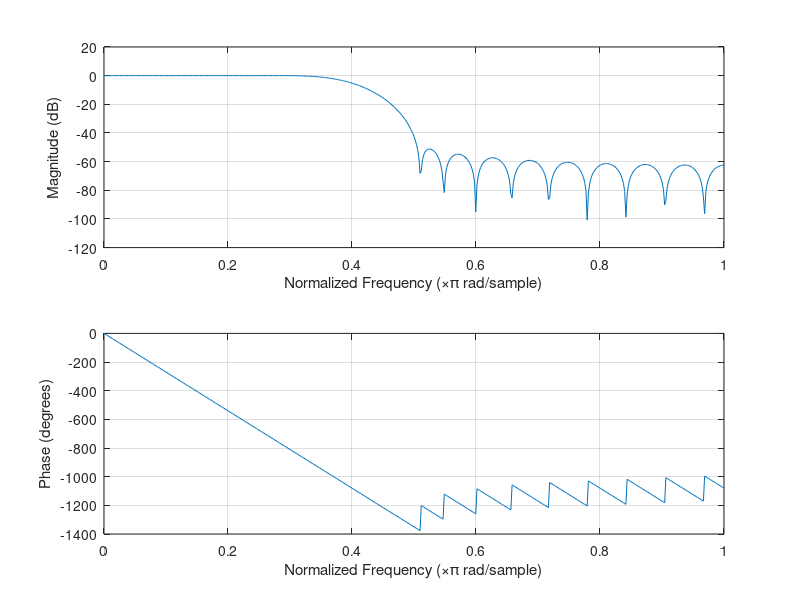
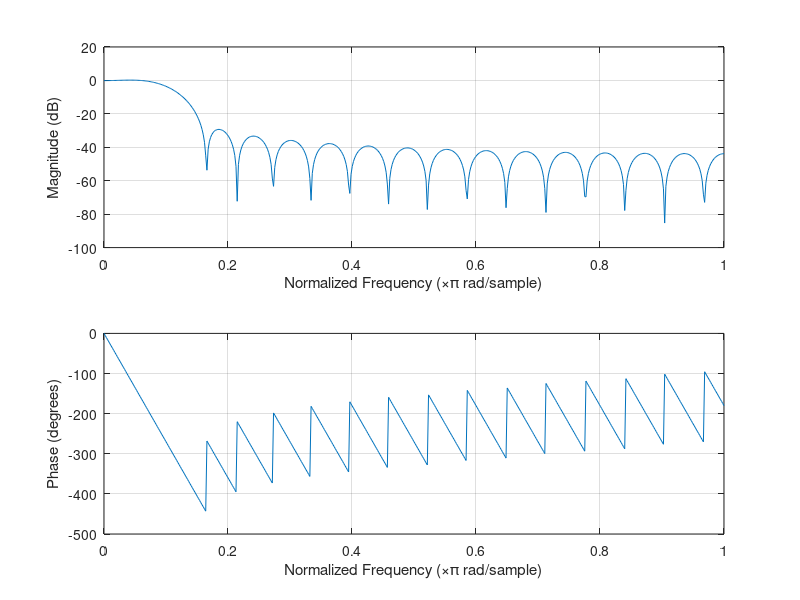
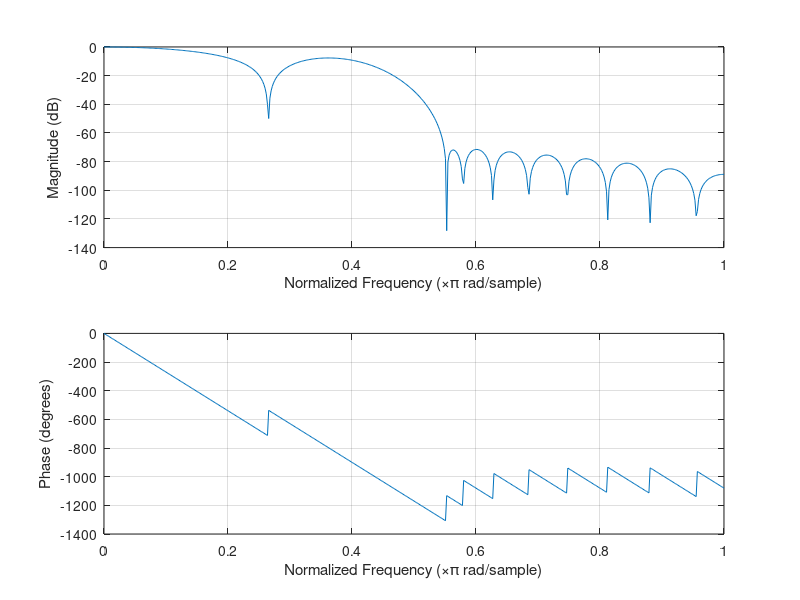
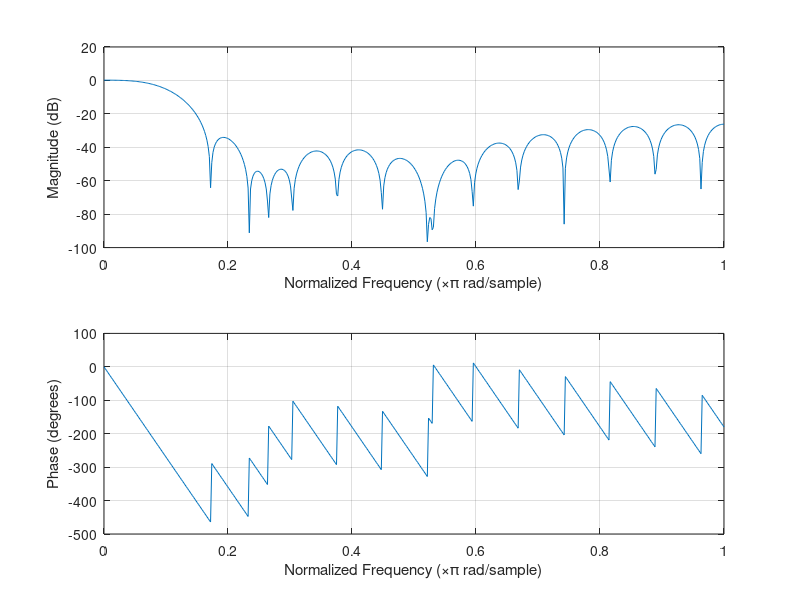

MATLAB code for these plots, in order:
% Filter design for parallel-gs NTSC/PAL filtering.
pkg load signal;

% As defined by BT.601.
bt601_rate = 13.5e6;

% The subclock of PS2 seems to be 4x BT.601 rate.
subpixel_rate = 4 * bt601_rate;
subpixel_nyquist = subpixel_rate / 2;

ntsc_subcarrier = 315e6 / 88;
pal_subcarrier = 4.43361875e6;

% Grabbed some sensible values from a paper that discusses a physical NTSC/PAL impl in 1997,
% so it looks plausible that PS2 would ship something similar.
luma_bw = 4.2e6;
luma_stop = 6.75e6;
chroma_bw = 1.0e6;
chroma_stop = 2.0e6;

% First stage of downsampling from 54 MHz to 27 MHz.
% Assume some zero-order hold behavior coming out of the CRTC due to its subclock behavior.
% Most likely it's just holding pixels until the horizontal divider clocks enough times.
% 640 * 4 = 2560
% 512 * 5 = 2560
% 256 * 10 = 2560
% etc ...
% Allow some aliasing to go through to keep filter length reasonable.
% We'll filter that away in the next pass.
downsampling_filter = firls(14, [0, luma_bw * 1.2, subpixel_nyquist * 0.7, subpixel_nyquist] / subpixel_nyquist, [1 1 0 0]);

% Encode filters at 27 MHz. Pure low-pass.
%luma_lp_encode = fir1(30, 0.3689, 'low', kaiser(31, 8.0))'
luma_lp_encode = firls(30, [0, luma_bw, luma_stop, bt601_rate] / bt601_rate, [1 1 0 0]);
chroma_lp_encode = firls(30, [0, chroma_bw, chroma_stop, bt601_rate] / bt601_rate, [1 1 0 0]);

% Decoding composite is much harder.

% Suppress the luma DC which ends up at subcarrier freq after demodulating.
chroma_lp_decode = firls(26, [0, chroma_bw, chroma_stop, bt601_rate] / bt601_rate, [1 1 0 0])';
ntsc_subcarrier_w = ntsc_subcarrier / (2 * bt601_rate);
subcarrier_zero = exp(2 * pi * j * ntsc_subcarrier_w);
subcarrier_notch = real(conv([1, -subcarrier_zero], [1, -conj(subcarrier_zero)]));
subcarrier_notch = subcarrier_notch' / sum(subcarrier_notch);
chroma_lp_decode = conv(chroma_lp_decode, subcarrier_notch);

% Suppress the carrier when decoding luma. This leads to less detail in luma.
% Main options are multi-line comb filters, etc.
luma_lp_decode = fir1(28, 0.3689, 'low', kaiser(29, 8.0));
subcarrier_notch = real(conv([1, -subcarrier_zero], [1, -conj(subcarrier_zero)]));
subcarrier_notch = subcarrier_notch' / sum(subcarrier_notch);
luma_lp_decode = conv(luma_lp_decode, subcarrier_notch)';

% Suppress harmonics of subcarrier which arise when demodulating.
ntsc_subcarrier_w = 2.0 * ntsc_subcarrier / (2 * bt601_rate);
subcarrier_zero = exp(2 * pi * j * ntsc_subcarrier_w);
subcarrier_notch = real(conv([1, -subcarrier_zero], [1, -conj(subcarrier_zero)]));
subcarrier_notch = subcarrier_notch' / sum(subcarrier_notch);
chroma_lp_decode = conv(chroma_lp_decode, subcarrier_notch)';

h = figure();
set(h, 'Name', 'NTSC Y encode filter @ 27 MHz');
freqz(luma_lp_encode);

h = figure();
set(h, 'Name', 'NTSC UV encode filter @ 27 MHz');
freqz(chroma_lp_encode);

h = figure();
set(h, 'Name', 'NTSC Y decode filter @ 27 MHz');
freqz(luma_lp_decode);

h = figure();
set(h, 'Name', 'NTSC UV decode filter @ 27 MHz');
freqz(chroma_lp_decode);

assert(length(downsampling_filter) == 15, "Length must be 15");
assert(length(luma_lp_encode) == 31, "Length must be 31");
assert(length(chroma_lp_encode) == 31, "Length must be 31");
assert(length(luma_lp_decode) == 31, "Length must be 31");
assert(length(chroma_lp_decode) == 31, "Length must be 31");

printf("// Autogenerated by generate_ntsc_filters.m\n");
printf("const float DownsamplingKernel[16] = float[](\n");
printf("    0.0,\n");
printf("    %.8f,\n", downsampling_filter(1:14));
printf("    %.8f);\n", downsampling_filter(15));
printf("\n");
printf("const float LumaEncodeNTSC[31] = float[](\n");
printf("    %.8f,\n", luma_lp_encode(1:30));
printf("    %.8f);\n", luma_lp_encode(31));
printf("\n");
printf("const float ChromaEncodeNTSC[31] = float[](\n");
printf("    %.8f,\n", chroma_lp_encode(1:30));
printf("    %.8f);\n", chroma_lp_encode(31));
printf("\n");
printf("const float LumaDecodeNTSC[31] = float[](\n");
printf("    %.8f,\n", luma_lp_decode(1:30));
printf("    %.8f);\n", luma_lp_decode(31));
printf("\n");
printf("const float ChromaDecodeNTSC[31] = float[](\n");
printf("    %.8f,\n", chroma_lp_decode(1:30));
printf("    %.8f);\n", chroma_lp_decode(31));
printf("\n");
printf("////////\n");

% Test some signals.

F = 0.5e6;
y = 0.5 + 0.5 * sin((2 * pi * F / subpixel_rate) * [1 : 8 * 1024]);
u = 0.2 + 0.3 * sin((2 * pi * F / subpixel_rate) * [1 : 8 * 1024]);
v = 0.3 + 0.4 * sin((2 * pi * F / subpixel_rate) * [1 : 8 * 1024]);

% Filter and decimate.
y = conv(y, downsampling_filter)(:, 1:2:end);
u = conv(u, downsampling_filter)(:, 1:2:end);
v = conv(v, downsampling_filter)(:, 1:2:end);

% Low pass filter into target bandwidth.
y = conv(y, luma_lp_encode);
u = conv(u, chroma_lp_encode);
v = conv(v, chroma_lp_encode);

u = u .* cos((2 * pi * ntsc_subcarrier / (2 * bt601_rate)) * [0 : length(u) - 1]);
v = v .* sin((2 * pi * ntsc_subcarrier / (2 * bt601_rate)) * [0 : length(v) - 1]);
c = u + v;

composite_signal = y + c;

% Reconstruct YUV

y = conv(luma_lp_decode, composite_signal);
u = 2 * conv(chroma_lp_decode, composite_signal .* cos((2 * pi * ntsc_subcarrier / (2 * bt601_rate)) * [0 : length(composite_signal) - 1]));
v = 2 * conv(chroma_lp_decode, composite_signal .* sin((2 * pi * ntsc_subcarrier / (2 * bt601_rate)) * [0 : length(composite_signal) - 1]));

h = figure();
set(h, 'Name', 'Composite signal')
plot(composite_signal);

h = figure();
set(h, 'Name', 'Reconstructed Y')
plot(y);

h = figure();
set(h, 'Name', 'Reconstructed U')
plot(u);

h = figure();
set(h, 'Name', 'Reconstructed V')
plot(v);
